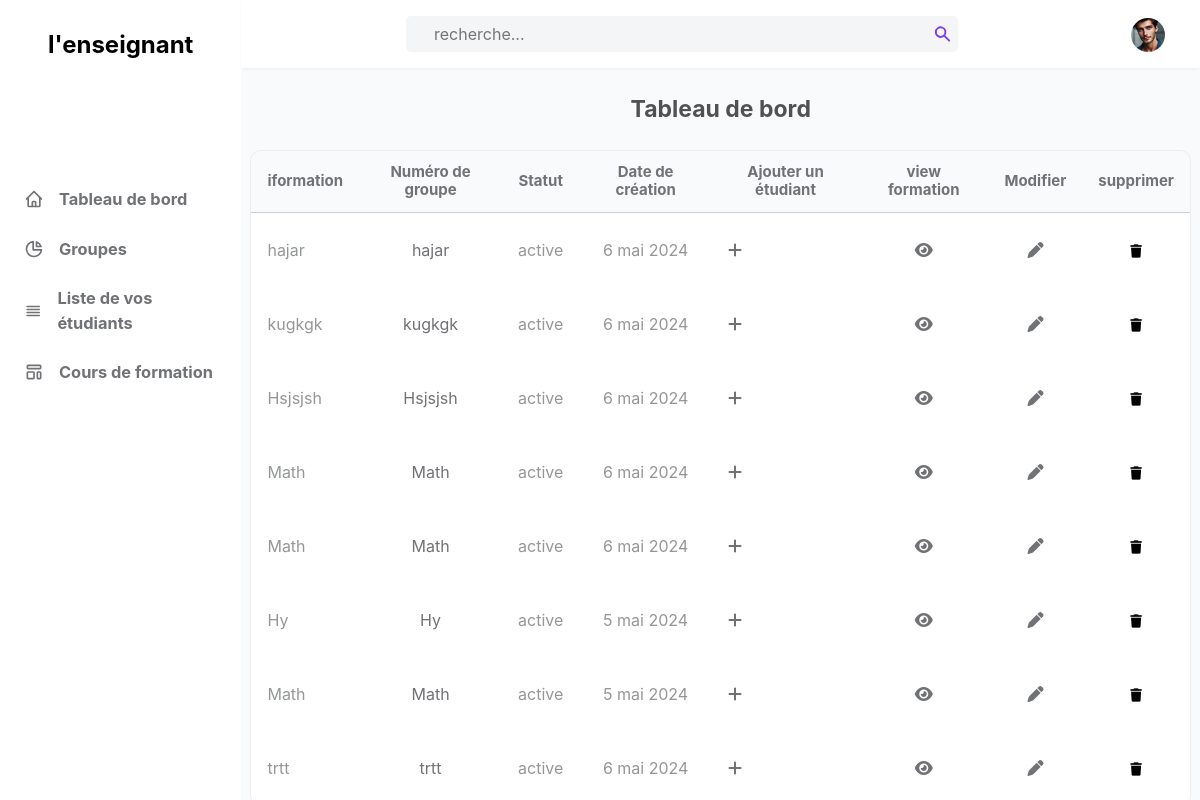
The page /admin/groups.php (signed in) on the database its author committed.
### tables this page shows
CREATE TABLE `admine` (
  `id` int(101) NOT NULL,
  `name` varchar(100) NOT NULL,
  `email` varchar(100) NOT NULL,
  `password` varchar(100) NOT NULL,
  `Numéro` varchar(100) NOT NULL,
  `image` varchar(100) NOT NULL
);

CREATE TABLE `formation` (
  `id` int(11) NOT NULL,
  `Enseignants_id` int(100) NOT NULL,
  `title` varchar(255) NOT NULL,
  `liés` text DEFAULT NULL,
  `public` varchar(100) DEFAULT NULL,
  `Exigences` text DEFAULT NULL,
  `video` varchar(255) DEFAULT NULL,
  `status` varchar(10) NOT NULL,
  `date` date NOT NULL DEFAULT current_timestamp()
);

### admin/groups.php (the view, shortened to what this page needs)
<?php
include '../components/connect.php';
$admin_id = $_SESSION['admin_id'];
?>
<!DOCTYPE html>
<html lang="es">
  <head>
    <link
      rel="stylesheet"
      href="https://cdnjs.cloudflare.com/ajax/libs/font-awesome/6.1.1/css/all.min.css"
    />
    <link rel="stylesheet" href="../css/Enseignants.css">
  </head>
  <body>
    <div id="left" class="left">
      <div class="titi">
        <h2>l'enseignant</h2>
      </div>
      <ul>
      <a href="indeex.php" style="text-decoration: none;">
        <li class="tab">
          <svg
            class="w-5 h-5"
            aria-hidden="true"
            fill="none"
            stroke-linecap="round"
            stroke-linejoin="round"
            stroke-width="2"
            viewBox="0 0 24 24"
            stroke="currentColor"
          >
            <path
              d="M3 12l2-2m0 0l7-7 7 7M5 10v10a1 1 0 001 1h3m10-11l2 2m-2-2v10a1 1 0 01-1 1h-3m-6 0a1 1 0 001-1v-4a1 1 0 011-1h2a1 1 0 011 1v4a1 1 0 001 1m-6 0h6"
            ></path>
          </svg>
          <h3>Tableau de bord</h3>
        </li>
        </a>
        <a href="groop_lang.php" style="text-decoration: none;">
        <li class="tab">
          <svg
            class="w-5 h-5"
            aria-hidden="true"
            fill="none"
            stroke-linecap="round"
            stroke-linejoin="round"
            stroke-width="2"
            viewBox="0 0 24 24"
            stroke="currentColor"
          >
            <path d="M11 3.055A9.001 9.001 0 1020.945 13H11V3.055z"></path>
            <path d="M20.488 9H15V3.512A9.025 9.025 0 0120.488 9z"></path>
          </svg>
          <h3>Groupes</h3>
            </li>
        </a>
        <a href="student.php" style="text-decoration: none;">
        <li class="tab">
          <svg
            class="w-5 h-5"
            aria-hidden="true"
            fill="none"
            stroke-linecap="round"
            stroke-linejoin="round"
            stroke-width="2"
            viewBox="0 0 24 24"
            stroke="currentColor"
          >
            <path d="M4 6h16M4 10h16M4 14h16M4 18h16"></path>
          </svg>
          <h3>Liste de vos étudiants</h3>
        </li>
        </a>
        <a href="flousk.php" style="text-decoration: none;">
        <li class="tab">
          <h3>Cours de formation</h3>
        </li>
        </a>
      </ul>
    </div>
    <div class="right">
      <header>
        <div class="contain">
          <div class="con-search">
            <input type="search" placeholder="    recherche..." />
            <svg
              class="w-4 h-4"
              aria-hidden="true"
              fill="currentColor"
              viewBox="0 0 20 20"
            >
              <path
                fill-rule="evenodd"
                d="M8 4a4 4 0 100 8 4 4 0 000-8zM2 8a6 6 0 1110.89 3.476l4.817 4.817a1 1 0 01-1.414 1.414l-4.816-4.816A6 6 0 012 8z"
                clip-rule="evenodd"
              ></path>
            </svg>
          </div>
          <ul class="options">
            <li class="light-mode">
            </li>
            <li class="profile">
              <a href="profile.php" class="img-a">
                <?php
            $select_profile = $conn->prepare("SELECT * FROM `admine` WHERE id = ?");
            $select_profile->execute([$admin_id]);
            if($select_profile->rowCount() > 0){
               $fetch_profile = $select_profile->fetch(PDO::FETCH_ASSOC);
              ?>
              <?php
                        if($fetch_profile['image'] != ''){
                    ?>
                    <img src="../uploaded_img/<?= $fetch_profile['image']; ?>" style="width:34px; height:34px; border-radius:50%;" alt="" aria-hidden="true">
                    <?php
                }else {
            ?>
                    <img src="../img/chico.jpg" alt="" style="width:34px; height:34px; border-radius:50%;">
            <?php
            }
            ?>
            <?php
            }
            ?>
              </a>
            </li>
          </ul>
        </div>
      </header>
      <div class="main">
        <h2 class="ti">Tableau de bord</h2>
        <div class="grid-container">
        <div class="table-cont">
          <div class="div-table">
          <table>
            <thead>
              <tr>
              <th>iformation</th>
                 <th>Numéro de groupe</th>
                 <th>Statut</th>
                 <th>Date de création</th>
                 <th>Ajouter un étudiant</th>
                 <th>view formation</th>
                 <th>Modifier</th>
                 <th>supprimer</th>
                 </tr>
            </thead>
            <?php
                  $select_formation = $conn->prepare("SELECT * FROM `formation` ORDER BY id DESC");
                  $select_formation->execute();
                  if($select_formation->rowCount() > 0){
                    while($fetch_formation = $select_formation->fetch(PDO::FETCH_ASSOC)){
                        $formation = $fetch_formation['id'];
                  ?>
            <tbody>
              <tr>
                <td class="tden">
                <?= $fetch_formation['title']; ?>
                </td>
                <td>
                    <a href="view_groop_lang.php?numbre=<?= $fetch_formation['title']; ?>"><?= $fetch_formation['title']; ?></a>
                </td>
                <td>
                    <?= $fetch_formation['status']; ?>
                </td>
                        <td>
                                        <?php
                                $mois = array("janvier", "février", "mars", "avril", "mai", "juin", "juillet", "août", "septembre", "octobre", "novembre", "décembre");
                                $date_fr = date("j ", strtotime($fetch_formation['date'])) . $mois[date("n", strtotime($fetch_formation['date'])) - 1] . date(" Y", strtotime($fetch_formation['date']));
                                echo $date_fr;
                                ?>
                        </td>
                        <td class="tden">
                            <a href="demanders.php?formation=<?= $formation; ?>"><i class="fa-solid fa-plus"></i></a>
                        </td>
                        <td>
                            <a href="view_groups.php?formation=<?= $formation; ?>"><i class="fa-solid fa-eye"></i></a>
                        </td>
                        <td>
                            <a href="Modifier.php?id=<?= $formation; ?>"><i class="fa-solid fa-pen"></i></a>
                        </td>
                        <td>
                            <form action="" method="POST">
                            <button type="submit" class="inline-delete-btn" name="delete_formation" onclick="return confirm('Voulez-vous vraiment supprimer ?');" style="background: white;
                           border: none;"><i class="fa-solid fa-trash"></i></button>
                            </form>
                        </td>
                              </tr>
                            </tbody>
                            <?php
                      }
                  }else{
                      echo '<p class="empty"></p>';
                  }
                  ?>
                          </table>
                        </div>
                        </div>
</div>
</div>
  </body>
</html>

### css/Enseignants.css (style rules this page uses)
* { margin: 0; padding: 0; font-family: Inter, system-ui, -apple-system, BlinkMacSystemFont, Segoe UI, Roboto, Helvetica Neue, Arial, Noto Sans, sans-serif, Apple Color Emoji, Segoe UI Emoji, Segoe UI Symbol, Noto Color Emoji; line-height: 1.5; }
body { display: flex; height: 100vh; overflow: hidden; }
.left { display: flex; justify-content: start; gap: 84px; width: 17rem; flex-direction: column; min-width: 13rem; }
.titi { display: flex; align-items: center; justify-content: center; padding: 27px 12px; }
svg { width: 1.25rem; height: 26px; }
.tab { display: flex; align-items: center; gap: 15px; padding-left: 1.5rem; padding-right: 1.5rem; padding-top: 0.75rem; padding-bottom: 0.75rem; font-size: 14px; color: #707275; }
.right { display: flex; flex-direction: column; background: rgb(249 250 251); width: 90%; min-width: 200px; }
header { display: flex; align-items: center; justify-content: center; padding-top: 1rem; padding-bottom: 1rem; width: 100%; box-shadow: 0 4px 6px -1px rgba(0, 0, 0, 0), 0 2px 4px -1px rgba(0, 0, 0, 0.06); background: white; z-index: 2; }
.main { display: flex; flex-direction: column; height: 100vh; overflow-y: auto; overflow-x: clip; padding: 0px 10px; }
.tden { display: flex; align-items: center; gap: 7px; height: 50px; }
a { text-decoration: none; color: #707275; }
h2.ti { font-size: 23px; text-align: center; color: rgb(81 80 83); width: 100%; margin: 1.5rem 0px; }
ol, ul { list-style: none; }
.contain { display: flex; align-items: center; justify-content: end; width: 100%; padding: 0px 1.5rem; }
.con-search { display: flex; align-items: center; justify-content: end; background: #f4f5f7; width: 552px; min-width: 200px; height: 36px; border-radius: 5px; margin-right: 118px; }
input[type="search"] { width: 100%; min-width: 174px; height: 32px; outline: none; border-radius: 5px; border: none; background: unset; font-size: 16px; padding-left: 10px; }
ul.options { width: 100px; display: flex; }
li.light-mode { width: 50%; display: flex; align-items: center; justify-content: center; padding: 5px; color: #7e3af2; cursor: pointer; }
li.profile { width: 50%; }
a.img-a { display: flex; width: 32px; height: 32px; }
svg.w-4.h-4 { color: #7e3af2; min-width: 16px; margin-right: 6px; }
.div-table { width: 100%; align-self: center; }
table { width: 100%; box-shadow: 0 0 0 1px rgba(0, 0, 0, 0.05); border-radius: 10px; border-collapse: collapse; overflow: hidden; }
th { padding: 0.75rem 1rem; text-align: center; line-height: 1.25; color: #707275; background: #f9fafb; font-size: 15px; border-bottom: 1px solid #80808033; }
td { padding: 0.75rem 1rem; background: white; text-align: center; color: rgb(148 150 152); }
i.fa-solid.fa-trash { cursor: pointer; }

### rows shown on the page
admine: image (picture)
formation: title "hajar", status "active", date "6 mai 2024"
formation: title "kugkgk", status "active", date "6 mai 2024"
formation: title "Hsjsjsh", status "active", date "6 mai 2024"
formation: title "Math", status "active", date "6 mai 2024"
formation: title "Math", status "active", date "6 mai 2024"
formation: title "Hy", status "active", date "5 mai 2024"
formation: title "Math", status "active", date "5 mai 2024"
formation: title "trtt", status "active", date "6 mai 2024"
